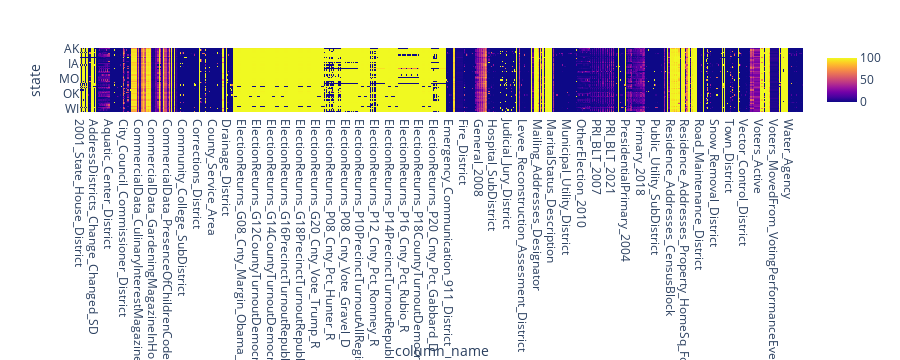

Notebook code cell kept with this figure:
### Markdown cell above
# Voter file sparsity

### Code cell
# Visualizations for voter file sparsity by state

import pandas as pd
import matplotlib.pyplot as plt
import seaborn as sns
import plotly.express as px

# Load your CSV file into a DataFrame
df = pd.read_csv('~/Downloads/proportionNullByColAndState.csv')

# Pivot the DataFrame
matrix = df.pivot(index='state', columns='column_name', values='non_null_percentage')

# plotly interactive heatmap
fig = px.imshow(matrix, aspect='auto')

fig.show()

### Figure 1 — Plotly figure (JSON) as saved in the notebook; plotly's stock layout.template omitted (floating-point values rounded to 4 significant figures; data arrays with more than 128 entries replaced by an {"elided": "..."} marker saying what was removed)
{"data": [{"coloraxis": "coloraxis", "hovertemplate": "column_name: %{x}<br>state: %{y}<br>color: %{z}<extra></extra>", "name": "0", "type": "heatmap", "x": {"elided": "685 str values"}, "xaxis": "x", "y": ["AK", "AL", "AR", "AZ", "CA", "CO", "CT", "DC", "DE", "FL", "GA", "HI", "IA", "ID", "IL", "IN", "KS", "KY", "LA", "MA", "MD", "ME", "MI", "MN", "MO", "MS", "MT", "NC", "ND", "NE", "NH", "NJ", "NM", "NV", "NY", "OH", "OK", "OR", "PA", "RI", "SC", "SD", "TN", "TX", "UT", "VA", "VT", "WA", "WI", "WV", "WY"], "yaxis": "y", "z": {"elided": "51x685 float values"}}], "layout": {"coloraxis": {"colorscale": [[0, "#0d0887"], [0.1111, "#46039f"], [0.2222, "#7201a8"], [0.3333, "#9c179e"], [0.4444, "#bd3786"], [0.5556, "#d8576b"], [0.6667, "#ed7953"], [0.7778, "#fb9f3a"], [0.8889, "#fdca26"], [1, "#f0f921"]]}, "height": 360, "margin": {"t": 60}, "xaxis": {"anchor": "y", "autorange": true, "domain": [0, 1], "range": [-0.5, 684.5], "showspikes": false, "title": {"text": "column_name"}, "type": "category"}, "yaxis": {"anchor": "x", "autorange": true, "domain": [0, 1], "range": [50.5, -0.5], "showspikes": false, "title": {"text": "state"}, "type": "category"}}}
